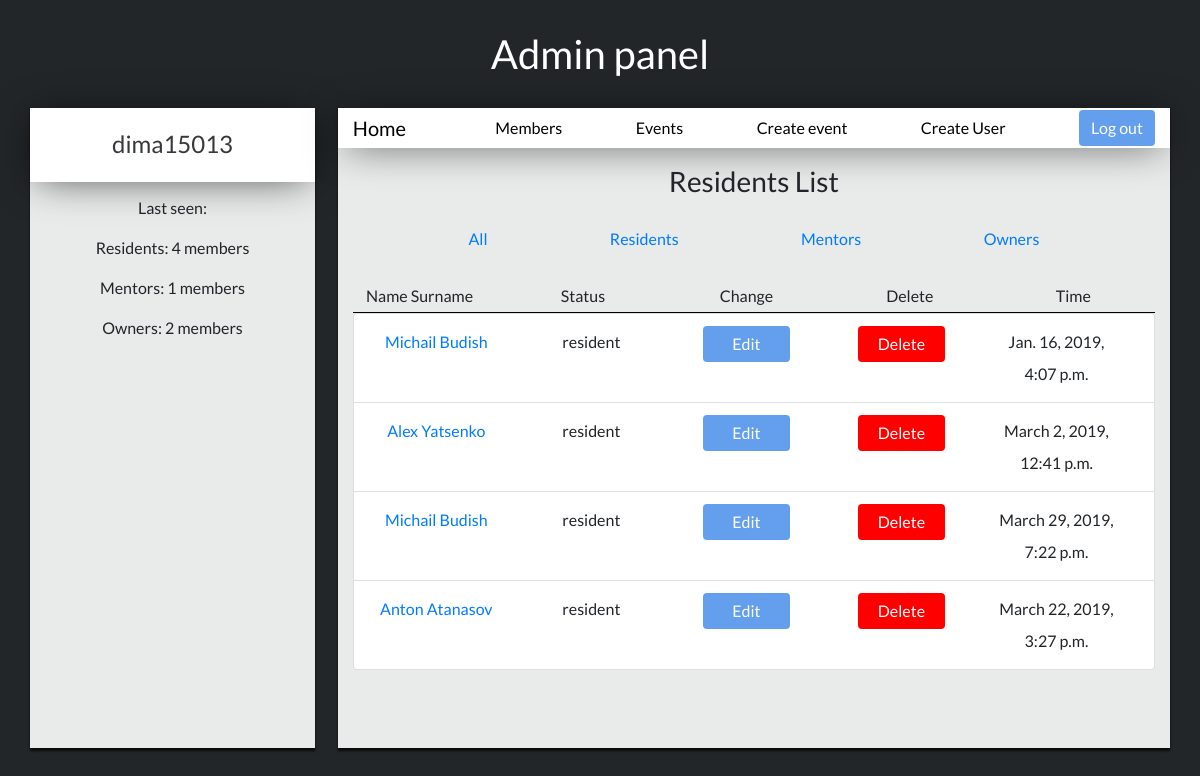
Page /residents (signed in) on the earlier database version.
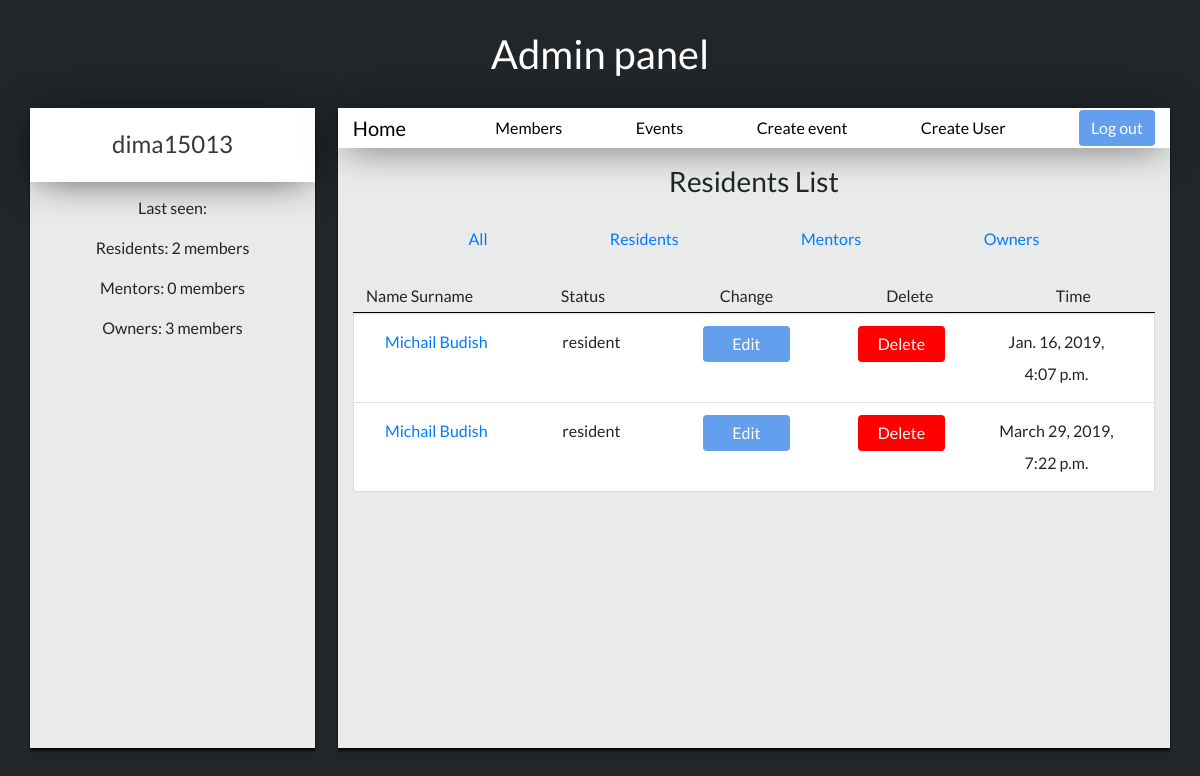
Same page on the later database version.
### login/models.py (models this page shows, shortened)
class User(models.Model):
    superuser = models.IntegerField(default=None)
    name = models.CharField(max_length=30)
    surname = models.CharField(max_length=30)
    username = models.CharField(max_length=30)
    password = models.CharField(max_length=150)
    status = models.CharField(max_length=15)
    birth_date = models.DateTimeField()
    email = models.EmailField(max_length=30, null=True)
    specialization = models.CharField(max_length=30)
    team = models.CharField(max_length=50)
    project = models.CharField(max_length=50)
    last_seen = models.DateTimeField(auto_now=True)
    profile_photo = models.ImageField(upload_to='profile_photos')

### login/views.py (the view)
# urls.py: path('residents', views.list_residents, name='list_residents'),
@login_required
def list_residents(request):
    residents = User.objects.filter(status='resident').count()
    mentors = User.objects.filter(status='mentor').count()
    owners = User.objects.filter(status='owner').count()
    residents_list = User.objects.filter(status='resident')
    return render(request, 'users/index.html', {'list_residents': residents_list,'residents': residents,'mentors': mentors,'owners': owners})

### login/templates/users/index.html (shortened to what this page needs)
{% extends 'index-admin-base.html' %}
{% block info_admin %}
{% load staticfiles %}
<link rel="stylesheet" media="all" href="{% static 'css/home-user.css' %}" type="text/css">
    <div>
        {% if list_residents %}
            <h3 class="list-text">Residents List</h3>
        {% elif list_mentors %}
            <h3 class="list-text">Mentors List</h3>
        {% elif list_owners %}
            <h3 class="list-text">Owners List</h3>
        {% elif list_users %}
            <h3 class="list-text">All users</h3>
        {% endif %}
        <div class="container">
            <div class="row">
                <div class="col-sm" style="display: flex;justify-content: space-evenly;padding: 1%;line-height:2;">
                    <p><a href="{% url 'list_users' %}" style="color:#007bff;"> All </a></p>
                    <p><a href="{% url 'list_residents' %}" style="color:#007bff;"> Residents </a></p>
                    <p><a href="{% url 'list_mentors' %}" style="color:#007bff;"> Mentors </a></p>
                    <p><a href="{% url 'list_owners' %}" style="color:#007bff;"> Owners </a></p>
                </div>
            </div>
        </div>
        <div class="container">
            <div class="row" style="padding: 5%;padding-top: 0;padding-left:0;padding-right:0;">
              <div class="col">
                <div class="container list-group" style="border-bottom: black 1px outset;">
                    <div class="row">
                        <div class="col-sm">
                            <p style="text-align:center;margin: 0;line-height: 2;">Name Surname</p>
                        </div>
                        <div class="col-sm">
                            <p style="text-align:center;margin: 0;line-height: 2;">Status</p>
                        </div>
                        <div class="col-sm">
                            <p style="text-align:center;margin: 0;line-height: 2;">Change</p>
                        </div>
                        <div class="col-sm">
                            <p style="text-align:center;margin: 0;line-height: 2;">Delete</p>
                        </div>
                        <div class="col-sm">
                            <p style="text-align:center;margin: 0;line-height: 2;">Time</p>
                        </div>
                    </div>
                </div>
                <div class="userjoin-block">
                    <ul class="list-group">
                        {% for item in list_residents %}
                            <li class="list-group-item">
                                <div class="container list-group">
                                    <div class="row">
                                        <div class="col-sm">
                                                <a href="/user/{{ item.id }}"><p style="text-align:center;margin: 0;line-height: 2;">{{ item.name }} {{ item.surname }}</p></a>
                                        </div>
                                        <div class="col-sm">
                                            <p class="list-text" style="text-align:center;margin: 0;line-height: 2;">{{item.status}}</p>
                                        </div>
                                        <div class="col-sm">
                                            <p style="text-align:center;margin: 0;line-height: 2;"><a href="/user/{{ item.id }}/edit"><button class="btn btn-primary" type="submit" style="width:70%;">Edit</button></a></p>
                                        </div>
                                        <div class="col-sm">
                                            <p style="text-align:center;margin: 0;line-height: 2;"><a href="/user/{{ item.id }}/delete"><button class="btn btn-primary" type="submit" style="background: red; width:70%;" >Delete</button></a></p>
                                        </div>
                                        <div class="col-sm">
                                            <p style="text-align:center;margin: 0;line-height: 2;">{{item.last_seen}}</p>
                                        </div>
                                    </div>
                                </div>
                            </li>
                        {% endfor %}
                    </ul>
                </div>
            </div>
        </div>
    </div>
    </div>
{% endblock %}

### login/templates/index-admin-base.html (shortened to what this page needs)
{% extends "base.html" %}
{% block content %}
{% load staticfiles %}
<link rel="stylesheet" media="all" href="{% static 'css/home-user.css' %}" type="text/css">
<link rel="stylesheet" media="all" href="{% static 'css/home.css' %}" type="text/css">
<h1 class="profile-h1">Admin panel</h1>
<div class="container">
    <div class="row">
        <div class="info-block">
            <div class="photo-block">
                <h4 class="name-text">{{ user.username }}</h4>
            </div>
            <div class="status-block">
                <p>Last seen: {{ last_seen.time }}</p>
                <p>Residents: {{ residents }} members</p>
                <p>Mentors: {{ mentors }} members</p>
                <p>Owners: {{ owners }} members</p>
            </div>
        </div>
        <div class="statistic-block">
            <div class="navbar-block">
                <nav class="navbar navbar-expand-lg">
                    <div class="container">
                        <div class="navbar-brand"> <a class="navbar-link" href="{% url 'index' %}" style="color:black;">Home</a> </div>
                        <a href="{% url 'list_users' %}" style="color:black;"> Members </a>
                        <a href="{% url 'list_events' %}" style="color:black;"> Events </a>
                        <a href="{% url 'create_event' %}" style="color:black;"> Create event </a>
                        <a href="{% url 'register' %}" style="color:black;"> Create User </a>
                        <a href="{% url 'logout' %}"><button class="btn btn-primary" type="submit" >Log out</button></a>
                    </div>
                </nav>
            </div>
            <div class="information-block">
                {% block info_admin %}
                {% endblock %}
            </div>
        </div>
    </div>
</div>
{% endblock %}

### login/templates/base.html (shortened to what this page needs)
<!DOCTYPE html>
<html lang="en">
<head>
    {% load staticfiles %}
    <link rel="stylesheet" media="all" href="{% static 'css/bootstrap.min.css' %}" type="text/css">
    <link rel="stylesheet" media="all" href="{% static 'css/base.css' %}" type="text/css">
</head>
<body>
    {% block content %}
    {% endblock %}
</body>
</html>

### login/static/css/base.css (style rules this page uses)
body { font-family: 'Lato', cursive; }
.userjoin-block { overflow-y: scroll; max-height: 50vh; }
.list-text { text-align: center; margin: 2%; }

### login/static/css/home-user.css (style rules this page uses)
body { background: #222629; font-family: 'Lato', cursive; }
.profile-h1 { font-family: 'Lato', cursive; text-align: center; margin-top: 30px; margin-bottom: 30px; font-size: 2.5em; color: white; }
.info-block { background: rgba(255, 255, 255, 0.9); height: 80vh; width: 25%; -webkit-box-shadow: 0px 3px 2px 0px rgba(0,0,0,0.75); -moz-box-shadow: 0px 3px 2px 0px rgba(0,0,0,0.75); box-shadow: 0px 3px 2px 0px rgba(0,0,0,0.75); }
.statistic-block { background: rgba(255, 255, 255, 0.9); height: 80vh; width: 73%; margin-left: 2%; -webkit-box-shadow: 0px 3px 2px 0px rgba(0,0,0,0.75); -moz-box-shadow: 0px 3px 2px 0px rgba(0,0,0,0.75); box-shadow: 0px 3px 2px 0px rgba(0,0,0,0.75); }
.photo-block { width: 100%; padding: 20px; background: white; -webkit-box-shadow: 0px 3px 40px -8px rgba(0,0,0,0.75); -moz-box-shadow: 0px 3px 40px -8px rgba(0,0,0,0.75); box-shadow: 0px 3px 40px -8px rgba(0,0,0,0.75); }
.navbar-block { width: 100%; background: white; -webkit-box-shadow: 0px 3px 40px -8px rgba(0,0,0,0.75); -moz-box-shadow: 0px 3px 40px -8px rgba(0,0,0,0.75); box-shadow: 0px 3px 40px -8px rgba(0,0,0,0.75); }
.name-text { color: #36393b; text-align: center; margin: 1%; }
.navbar { padding: 0; }
.btn-primary { background-color: rgba(61, 136, 233, 0.8); border: rgba(61, 136, 233, 0.9); }

### login/static/css/home.css (style rules this page uses)
.status-block { text-align: center; margin: 5%; }
.information-block { overflow-y: scroll; height: 92%; }

Differences in the rows shown:
removed User: name "Alex", surname "Yatsenko", status "resident", last_seen "March 2, 2019, 12:41 p.m."
removed User: name "Anton", surname "Atanasov", status "resident", last_seen "March 22, 2019, 3:27 p.m."
Other differences:
{{ residents }}: "4" → "2"
{{ mentors }}: "1" → "0"
{{ owners }}: "2" → "3"
